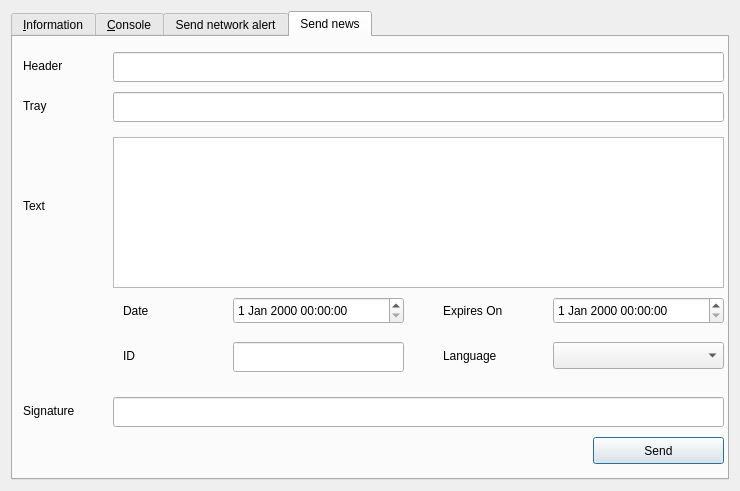
<?xml version="1.0" encoding="UTF-8"?>
<ui version="4.0">
 <class>RPCConsole</class>
 <widget class="QDialog" name="RPCConsole">
  <property name="geometry">
   <rect>
    <x>0</x>
    <y>0</y>
    <width>740</width>
    <height>491</height>
   </rect>
  </property>
  <property name="windowTitle">
   <string>Securealumnicoin - Debug window</string>
  </property>
  <layout class="QVBoxLayout" name="verticalLayout_2">
   <item>
    <widget class="QTabWidget" name="tabWidget">
     <property name="currentIndex">
      <number>3</number>
     </property>
     <widget class="QWidget" name="tab_info">
      <attribute name="title">
       <string>&amp;Information</string>
      </attribute>
      <layout class="QGridLayout" name="gridLayout" columnstretch="0,1">
       <property name="horizontalSpacing">
        <number>12</number>
       </property>
       <item row="0" column="0">
        <widget class="QLabel" name="label_9">
         <property name="font">
          <font>
           <weight>75</weight>
           <bold>true</bold>
          </font>
         </property>
         <property name="text">
          <string>Securealumnicoin Core</string>
         </property>
        </widget>
       </item>
       <item row="1" column="0">
        <widget class="QLabel" name="label_5">
         <property name="text">
          <string>Client name</string>
         </property>
        </widget>
       </item>
       <item row="1" column="1">
        <widget class="QLabel" name="clientName">
         <property name="cursor">
          <cursorShape>IBeamCursor</cursorShape>
         </property>
         <property name="text">
          <string>N/A</string>
         </property>
         <property name="textFormat">
          <enum>Qt::PlainText</enum>
         </property>
         <property name="textInteractionFlags">
          <set>Qt::LinksAccessibleByMouse|Qt::TextSelectableByKeyboard|Qt::TextSelectableByMouse</set>
         </property>
        </widget>
       </item>
       <item row="2" column="0">
        <widget class="QLabel" name="label_6">
         <property name="text">
          <string>Client version</string>
         </property>
        </widget>
       </item>
       <item row="2" column="1">
        <widget class="QLabel" name="clientVersion">
         <property name="cursor">
          <cursorShape>IBeamCursor</cursorShape>
         </property>
         <property name="text">
          <string>N/A</string>
         </property>
         <property name="textFormat">
          <enum>Qt::PlainText</enum>
         </property>
         <property name="textInteractionFlags">
          <set>Qt::LinksAccessibleByMouse|Qt::TextSelectableByKeyboard|Qt::TextSelectableByMouse</set>
         </property>
        </widget>
       </item>
       <item row="3" column="0">
        <widget class="QLabel" name="label_14">
         <property name="text">
          <string>Using OpenSSL version</string>
         </property>
         <property name="indent">
          <number>10</number>
         </property>
        </widget>
       </item>
       <item row="3" column="1">
        <widget class="QLabel" name="openSSLVersion">
         <property name="cursor">
          <cursorShape>IBeamCursor</cursorShape>
         </property>
         <property name="text">
          <string>N/A</string>
         </property>
         <property name="textFormat">
          <enum>Qt::PlainText</enum>
         </property>
         <property name="textInteractionFlags">
          <set>Qt::LinksAccessibleByMouse|Qt::TextSelectableByKeyboard|Qt::TextSelectableByMouse</set>
         </property>
        </widget>
       </item>
       <item row="4" column="0">
        <widget class="QLabel" name="label_12">
         <property name="text">
          <string>Build date</string>
         </property>
        </widget>
       </item>
       <item row="4" column="1">
        <widget class="QLabel" name="buildDate">
         <property name="cursor">
          <cursorShape>IBeamCursor</cursorShape>
         </property>
         <property name="text">
          <string>N/A</string>
         </property>
         <property name="textFormat">
          <enum>Qt::PlainText</enum>
         </property>
         <property name="textInteractionFlags">
          <set>Qt::LinksAccessibleByMouse|Qt::TextSelectableByKeyboard|Qt::TextSelectableByMouse</set>
         </property>
        </widget>
       </item>
       <item row="5" column="0">
        <widget class="QLabel" name="label_13">
         <property name="text">
          <string>Startup time</string>
         </property>
        </widget>
       </item>
       <item row="5" column="1">
        <widget class="QLabel" name="startupTime">
         <property name="cursor">
          <cursorShape>IBeamCursor</cursorShape>
         </property>
         <property name="text">
          <string>N/A</string>
         </property>
         <property name="textFormat">
          <enum>Qt::PlainText</enum>
         </property>
         <property name="textInteractionFlags">
          <set>Qt::LinksAccessibleByMouse|Qt::TextSelectableByKeyboard|Qt::TextSelectableByMouse</set>
         </property>
        </widget>
       </item>
       <item row="6" column="0">
        <widget class="QLabel" name="label_11">
         <property name="font">
          <font>
           <weight>75</weight>
           <bold>true</bold>
          </font>
         </property>
         <property name="text">
          <string>Network</string>
         </property>
        </widget>
       </item>
       <item row="7" column="0">
        <widget class="QLabel" name="label_7">
         <property name="text">
          <string>Number of connections</string>
         </property>
        </widget>
       </item>
       <item row="7" column="1">
        <widget class="QLabel" name="numberOfConnections">
         <property name="cursor">
          <cursorShape>IBeamCursor</cursorShape>
         </property>
         <property name="text">
          <string>N/A</string>
         </property>
         <property name="textFormat">
          <enum>Qt::PlainText</enum>
         </property>
         <property name="textInteractionFlags">
          <set>Qt::LinksAccessibleByMouse|Qt::TextSelectableByKeyboard|Qt::TextSelectableByMouse</set>
         </property>
        </widget>
       </item>
       <item row="8" column="0">
        <widget class="QLabel" name="label_8">
         <property name="text">
          <string>On testnet</string>
         </property>
        </widget>
       </item>
       <item row="8" column="1">
        <widget class="QCheckBox" name="isTestNet">
         <property name="enabled">
          <bool>false</bool>
         </property>
         <property name="text">
          <string/>
         </property>
        </widget>
       </item>
       <item row="9" column="0">
        <widget class="QLabel" name="label_10">
         <property name="font">
          <font>
           <weight>75</weight>
           <bold>true</bold>
          </font>
         </property>
         <property name="text">
          <string>Block chain</string>
         </property>
        </widget>
       </item>
       <item row="10" column="0">
        <widget class="QLabel" name="label_3">
         <property name="text">
          <string>Current number of blocks</string>
         </property>
        </widget>
       </item>
       <item row="10" column="1">
        <widget class="QLabel" name="numberOfBlocks">
         <property name="cursor">
          <cursorShape>IBeamCursor</cursorShape>
         </property>
         <property name="text">
          <string>N/A</string>
         </property>
         <property name="textFormat">
          <enum>Qt::PlainText</enum>
         </property>
         <property name="textInteractionFlags">
          <set>Qt::LinksAccessibleByMouse|Qt::TextSelectableByKeyboard|Qt::TextSelectableByMouse</set>
         </property>
        </widget>
       </item>
       <item row="11" column="0">
        <widget class="QLabel" name="label_4">
         <property name="text">
          <string>Estimated total blocks</string>
         </property>
        </widget>
       </item>
       <item row="11" column="1">
        <widget class="QLabel" name="totalBlocks">
         <property name="cursor">
          <cursorShape>IBeamCursor</cursorShape>
         </property>
         <property name="text">
          <string>N/A</string>
         </property>
         <property name="textFormat">
          <enum>Qt::PlainText</enum>
         </property>
         <property name="textInteractionFlags">
          <set>Qt::LinksAccessibleByMouse|Qt::TextSelectableByKeyboard|Qt::TextSelectableByMouse</set>
         </property>
        </widget>
       </item>
       <item row="12" column="0">
        <widget class="QLabel" name="label_2">
         <property name="text">
          <string>Last block time</string>
         </property>
        </widget>
       </item>
       <item row="12" column="1">
        <widget class="QLabel" name="lastBlockTime">
         <property name="cursor">
          <cursorShape>IBeamCursor</cursorShape>
         </property>
         <property name="text">
          <string>N/A</string>
         </property>
         <property name="textFormat">
          <enum>Qt::PlainText</enum>
         </property>
         <property name="textInteractionFlags">
          <set>Qt::LinksAccessibleByMouse|Qt::TextSelectableByKeyboard|Qt::TextSelectableByMouse</set>
         </property>
        </widget>
       </item>
       <item row="13" column="0">
        <spacer name="verticalSpacer_2">
         <property name="orientation">
          <enum>Qt::Vertical</enum>
         </property>
         <property name="sizeHint" stdset="0">
          <size>
           <width>20</width>
           <height>20</height>
          </size>
         </property>
        </spacer>
       </item>
       <item row="14" column="0">
        <widget class="QLabel" name="labelDebugLogfile">
         <property name="font">
          <font>
           <weight>75</weight>
           <bold>true</bold>
          </font>
         </property>
         <property name="text">
          <string>Debug log file</string>
         </property>
        </widget>
       </item>
       <item row="15" column="0">
        <widget class="QPushButton" name="openDebugLogfileButton">
         <property name="toolTip">
          <string>Open the Securealumnicoin debug log file from the current data directory. This can take a few seconds for large log files.</string>
         </property>
         <property name="text">
          <string>&amp;Open</string>
         </property>
         <property name="autoDefault">
          <bool>false</bool>
         </property>
        </widget>
       </item>
       <item row="16" column="0">
        <widget class="QLabel" name="labelCLOptions">
         <property name="font">
          <font>
           <weight>75</weight>
           <bold>true</bold>
          </font>
         </property>
         <property name="text">
          <string>Command-line options</string>
         </property>
        </widget>
       </item>
       <item row="17" column="0">
        <widget class="QPushButton" name="showCLOptionsButton">
         <property name="toolTip">
          <string>Show the Securealumnicoin-Qt help message to get a list with possible Securealumnicoin command-line options.</string>
         </property>
         <property name="text">
          <string>&amp;Show</string>
         </property>
         <property name="autoDefault">
          <bool>false</bool>
         </property>
        </widget>
       </item>
       <item row="18" column="0">
        <spacer name="verticalSpacer">
         <property name="orientation">
          <enum>Qt::Vertical</enum>
         </property>
         <property name="sizeHint" stdset="0">
          <size>
           <width>20</width>
           <height>40</height>
          </size>
         </property>
        </spacer>
       </item>
      </layout>
     </widget>
     <widget class="QWidget" name="tab_console">
      <attribute name="title">
       <string>&amp;Console</string>
      </attribute>
      <layout class="QVBoxLayout" name="verticalLayout_3">
       <property name="spacing">
        <number>3</number>
       </property>
       <item>
        <widget class="QTextEdit" name="messagesWidget">
         <property name="minimumSize">
          <size>
           <width>0</width>
           <height>100</height>
          </size>
         </property>
         <property name="readOnly">
          <bool>true</bool>
         </property>
         <property name="tabKeyNavigation" stdset="0">
          <bool>false</bool>
         </property>
         <property name="columnCount" stdset="0">
          <number>2</number>
         </property>
        </widget>
       </item>
       <item>
        <layout class="QHBoxLayout" name="horizontalLayout">
         <property name="spacing">
          <number>3</number>
         </property>
         <item>
          <widget class="QLabel" name="label">
           <property name="text">
            <string notr="true">&gt;</string>
           </property>
          </widget>
         </item>
         <item>
          <widget class="QLineEdit" name="lineEdit"/>
         </item>
         <item>
          <widget class="QPushButton" name="clearButton">
           <property name="maximumSize">
            <size>
             <width>24</width>
             <height>24</height>
            </size>
           </property>
           <property name="toolTip">
            <string>Clear console</string>
           </property>
           <property name="text">
            <string/>
           </property>
           <property name="icon">
            <iconset resource="../securealumnicoin.qrc">
             <normaloff>:/icons/remove</normaloff>:/icons/remove</iconset>
           </property>
           <property name="shortcut">
            <string notr="true">Ctrl+L</string>
           </property>
           <property name="autoDefault">
            <bool>false</bool>
           </property>
          </widget>
         </item>
        </layout>
       </item>
      </layout>
     </widget>
     <widget class="QWidget" name="tab_alert">
      <attribute name="title">
       <string>Send network alert</string>
      </attribute>
     </widget>
     <widget class="QWidget" name="tab_news">
      <attribute name="title">
       <string>Send news</string>
      </attribute>
      <widget class="QPlainTextEdit" name="teMessage">
       <property name="geometry">
        <rect>
         <x>100</x>
         <y>100</y>
         <width>611</width>
         <height>151</height>
        </rect>
       </property>
      </widget>
      <widget class="QLabel" name="label_15">
       <property name="geometry">
        <rect>
         <x>10</x>
         <y>20</y>
         <width>81</width>
         <height>17</height>
        </rect>
       </property>
       <property name="text">
        <string>Header</string>
       </property>
      </widget>
      <widget class="QLineEdit" name="leHeader">
       <property name="geometry">
        <rect>
         <x>100</x>
         <y>15</y>
         <width>611</width>
         <height>30</height>
        </rect>
       </property>
      </widget>
      <widget class="QLineEdit" name="leTrayNotify">
       <property name="geometry">
        <rect>
         <x>100</x>
         <y>55</y>
         <width>611</width>
         <height>30</height>
        </rect>
       </property>
      </widget>
      <widget class="QLabel" name="label_16">
       <property name="geometry">
        <rect>
         <x>10</x>
         <y>60</y>
         <width>81</width>
         <height>17</height>
        </rect>
       </property>
       <property name="text">
        <string>Tray</string>
       </property>
      </widget>
      <widget class="QLabel" name="label_17">
       <property name="geometry">
        <rect>
         <x>10</x>
         <y>160</y>
         <width>81</width>
         <height>17</height>
        </rect>
       </property>
       <property name="text">
        <string>Text</string>
       </property>
      </widget>
      <widget class="QDateTimeEdit" name="dtDate">
       <property name="geometry">
        <rect>
         <x>220</x>
         <y>260</y>
         <width>171</width>
         <height>27</height>
        </rect>
       </property>
      </widget>
      <widget class="QLabel" name="label_18">
       <property name="geometry">
        <rect>
         <x>110</x>
         <y>265</y>
         <width>81</width>
         <height>17</height>
        </rect>
       </property>
       <property name="text">
        <string>Date</string>
       </property>
      </widget>
      <widget class="QLabel" name="label_19">
       <property name="geometry">
        <rect>
         <x>430</x>
         <y>265</y>
         <width>81</width>
         <height>17</height>
        </rect>
       </property>
       <property name="text">
        <string>Expires On</string>
       </property>
      </widget>
      <widget class="QDateTimeEdit" name="dtExpiration">
       <property name="geometry">
        <rect>
         <x>540</x>
         <y>260</y>
         <width>171</width>
         <height>27</height>
        </rect>
       </property>
      </widget>
      <widget class="QLineEdit" name="leID">
       <property name="geometry">
        <rect>
         <x>220</x>
         <y>305</y>
         <width>171</width>
         <height>30</height>
        </rect>
       </property>
      </widget>
      <widget class="QLabel" name="label_20">
       <property name="geometry">
        <rect>
         <x>110</x>
         <y>310</y>
         <width>81</width>
         <height>17</height>
        </rect>
       </property>
       <property name="text">
        <string>ID</string>
       </property>
      </widget>
      <widget class="QLabel" name="label_21">
       <property name="geometry">
        <rect>
         <x>430</x>
         <y>310</y>
         <width>81</width>
         <height>17</height>
        </rect>
       </property>
       <property name="text">
        <string>Language</string>
       </property>
      </widget>
      <widget class="QComboBox" name="cbLanguage">
       <property name="geometry">
        <rect>
         <x>540</x>
         <y>305</y>
         <width>171</width>
         <height>27</height>
        </rect>
       </property>
       <property name="currentIndex">
        <number>-1</number>
       </property>
      </widget>
      <widget class="QLabel" name="label_22">
       <property name="geometry">
        <rect>
         <x>10</x>
         <y>365</y>
         <width>81</width>
         <height>17</height>
        </rect>
       </property>
       <property name="text">
        <string>Signature</string>
       </property>
      </widget>
      <widget class="QLineEdit" name="leSign">
       <property name="geometry">
        <rect>
         <x>100</x>
         <y>360</y>
         <width>611</width>
         <height>30</height>
        </rect>
       </property>
      </widget>
      <widget class="QPushButton" name="bPush">
       <property name="geometry">
        <rect>
         <x>580</x>
         <y>400</y>
         <width>131</width>
         <height>27</height>
        </rect>
       </property>
       <property name="text">
        <string>Send</string>
       </property>
      </widget>
     </widget>
    </widget>
   </item>
  </layout>
 </widget>
 <resources>
  <include location="../securealumnicoin.qrc"/>
 </resources>
 <connections/>
</ui>
